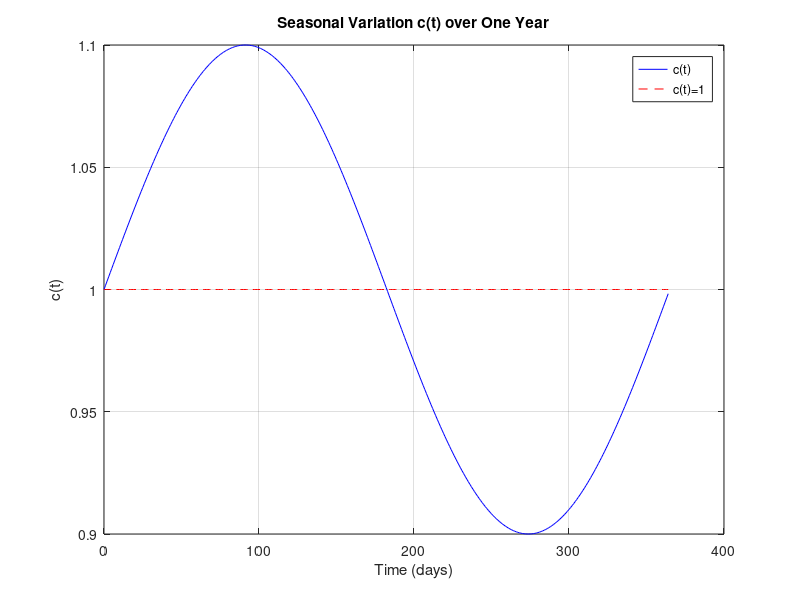

Here is the MATLAB script that generated this plot:
% Define the parameters
epsilon = 0.1;  % The amplitude of the seasonal variation
T = 365;        % The period of the function, one year
C = 0;          % Phase shift (in days)
sigma = 0.2;    % Define sigma (you need to specify an appropriate value)

% Time vector for one year with daily resolution
t = 0:1:T-1;  % time vector from day 0 to day 364

% Define c(t)
c_t = epsilon * sin(2*pi*(t - C)/T) + 1;
c_t_old = (1 - sigma) * sin(2*pi*t/365) + 1 + sigma;

% Plot c(t), c_t, and c_t_old in one figure
figure;
plot(t, c_t, 'b');      % Plot c_t in blue
hold on; 
plot(t, ones(size(t)), 'r--'); % Plot c(t)=1 in red dashed line

hold off; 

% Add labels and title
xlabel('Time (days)');
ylabel('c(t)');
title('Seasonal Variation c(t) over One Year');
grid on;
legend('c(t)', 'c(t)=1'); % Add a legend

